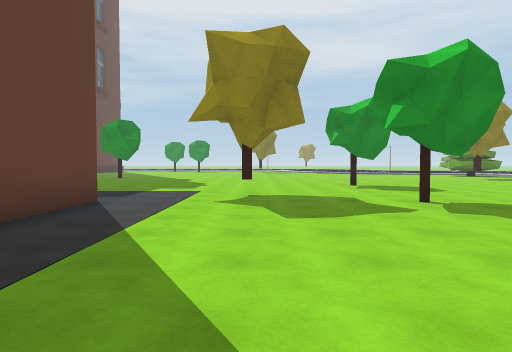
view 1 (above)

24 first-person views from a walk through a scene from a Unity 3-D project. The camera is 1.4 m above the floor, tilts 2° down and sees 75° across. The floor is counted in squares, 2 m on a side. Each view is taken from the middle of a square. On the plan, view 1 faces up. The plan holds only what a view shows up to about 10 squares ahead; the rest is blank. The place goes on beyond the plan.

view 2
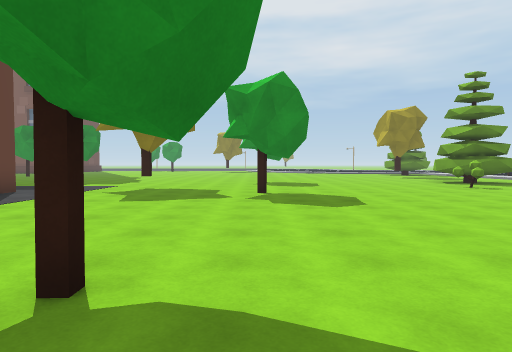

view 3
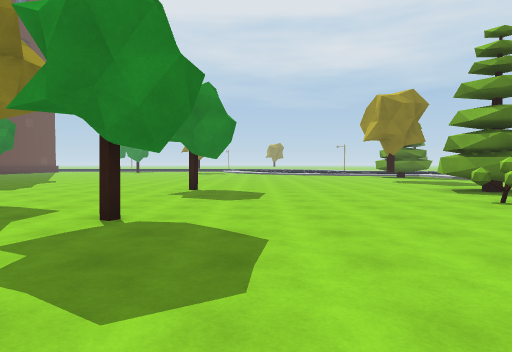

view 4
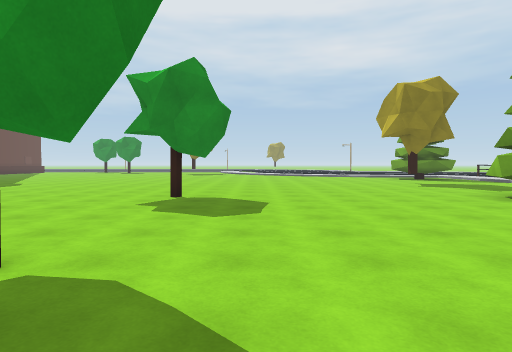

view 5
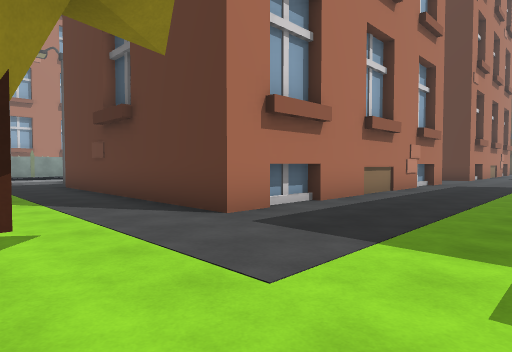

view 6
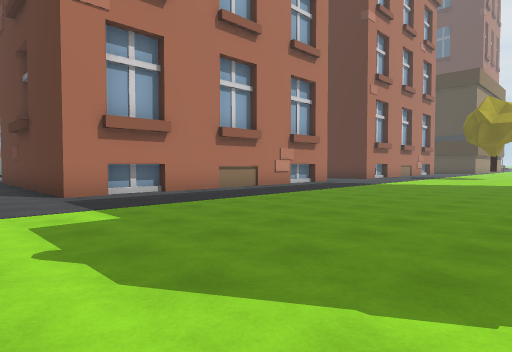

view 7
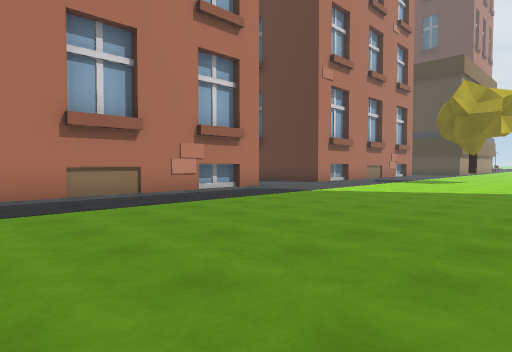

view 8
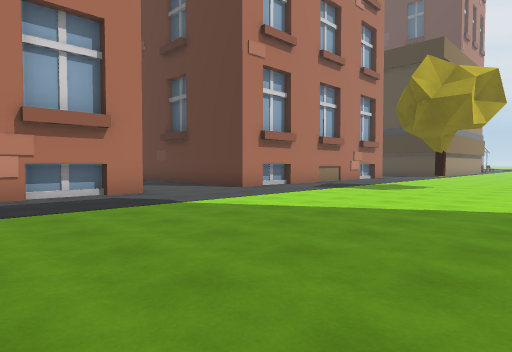

view 9
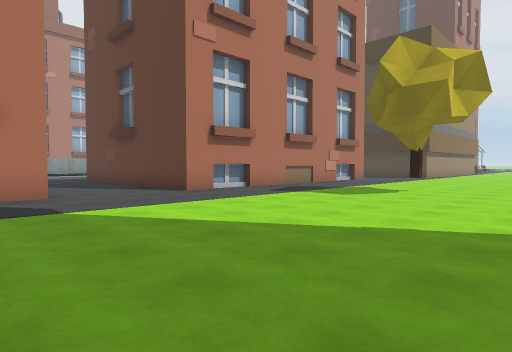

view 10
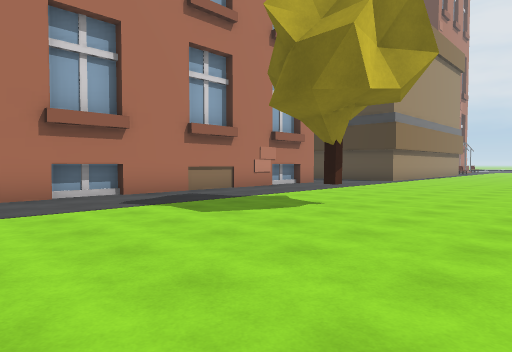

view 11
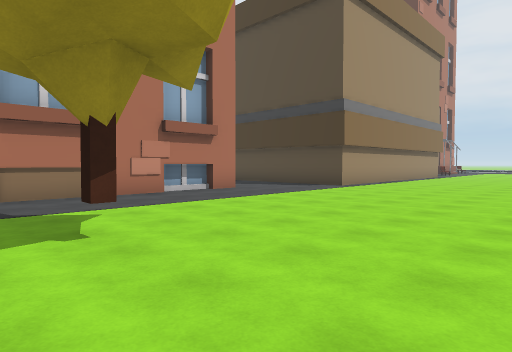

view 12
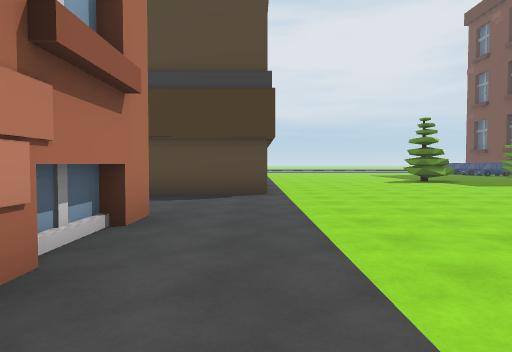

view 13
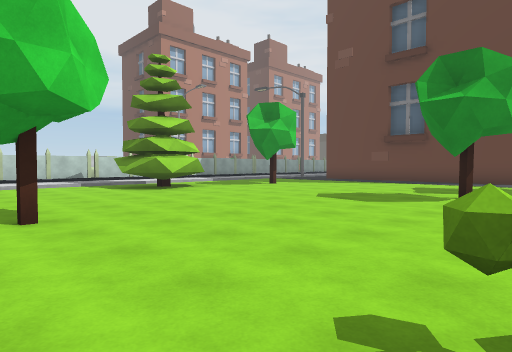

view 14
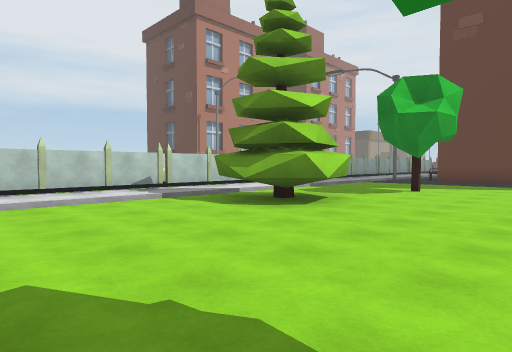

view 15
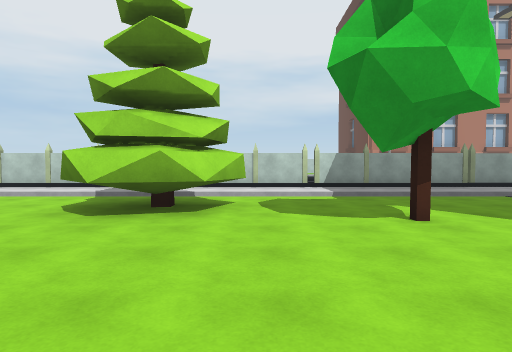

view 16
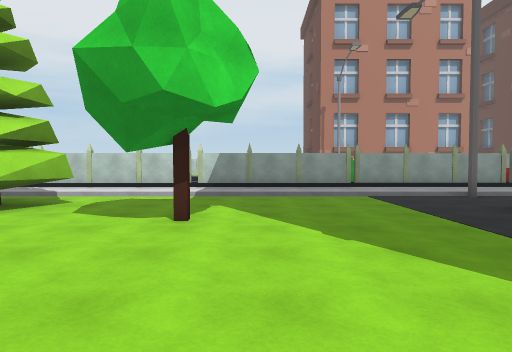

view 17
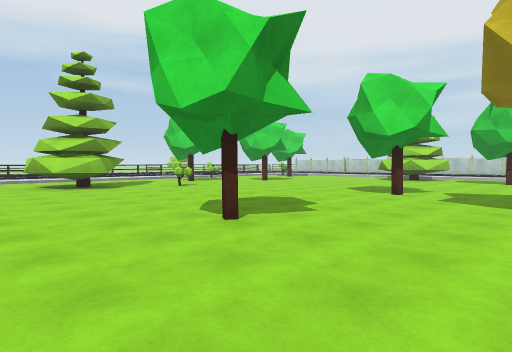

view 18
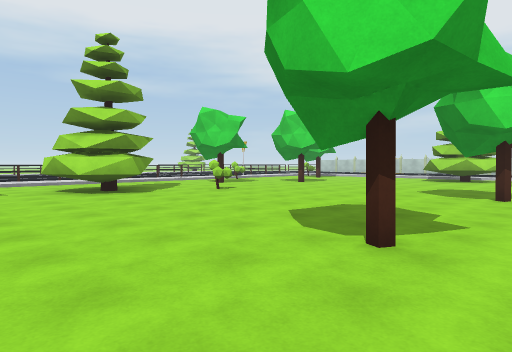

view 19
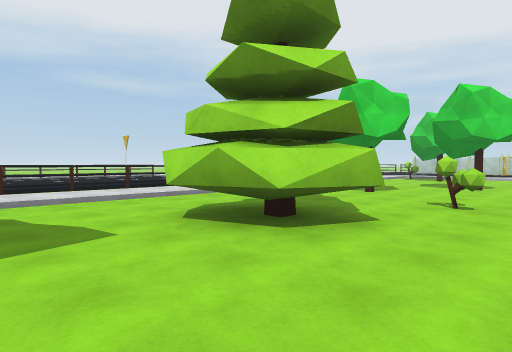

view 20
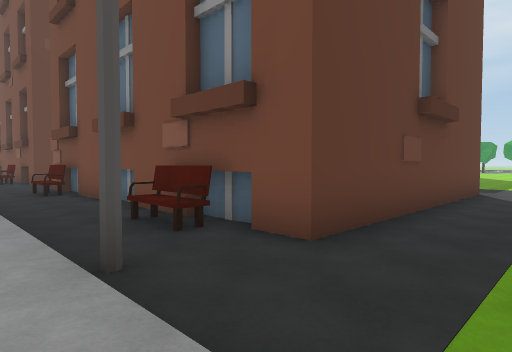

view 21
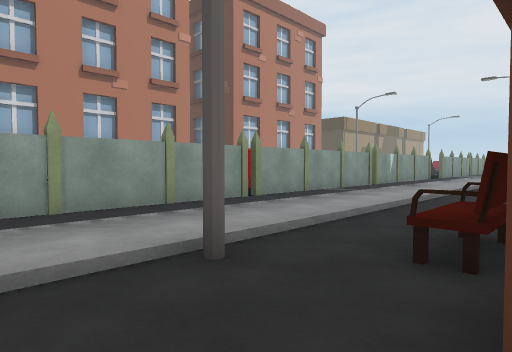

view 22
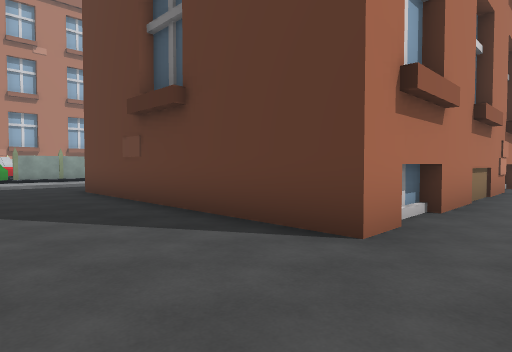

view 23
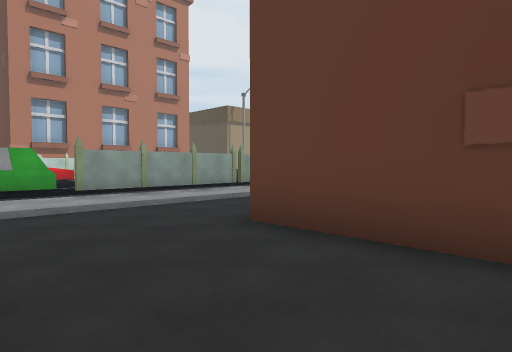

view 24
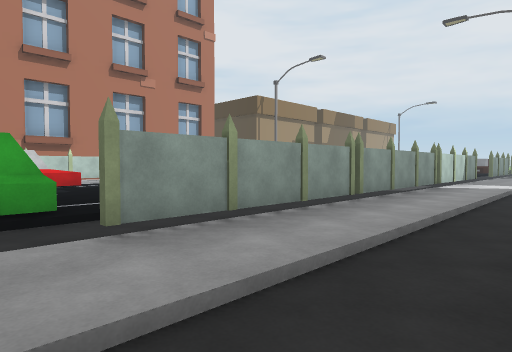

### Floor plan
Key: @ floor where view 1 was taken; # wall or solid block; x gap in a wall; . main floor; : floor 0.25 m higher than the main floor; / step, stairs or slope; ^ raised ledge; T tree; H house; I thing the floor can be seen under or through; B bench.
Columns run from 29 left of view 1 to 11 right of it. Each row starts with its distance up from view 1.
 14       ...................................
 13 .........................................
 12 ........................................T
 11 .........T......................T......TT
 10 .......................................TT
  9 .........................................
  8 H............................T........TT.
  7 #........................................
  6 #...##########...#######H##.....T........
  5 #            #...         #..............
  4              #...         #..............
  3              #..          #............T.
  2              #...         #..............
  1              #...         #..............
  0              #...         #..@.T...T.....
 -1              #...##########.......TTT....
 -2              .....B.....B........TTTT...
 -3      .....................#........T....
 -4     ::::::::::::::::::::::::::::::::::::
 -5     ##x#II/III//###xIIIIIIII####x########
 -6      ...........  .........         ....
 -7              :##     #
 -8              ::
 -9              :
-10             ::
-11             ::
-12             ^#

Positions as (right, up) in squares from view 1, and headings:
1: (0, 0), facing up
2: (3, -2), facing up
3: (5, 2), facing up
4: (5, 4), facing up
5: (0, 10), facing down-left
6: (-1, 14), facing down-left
7: (-5, 14), facing down-left
8: (-9, 14), facing down-left
9: (-11, 14), facing down-left
10: (-15, 14), facing down-left
11: (-19, 14), facing down-left
12: (-21, 8), facing left
13: (11, 8), facing down-left
14: (11, 3), facing down-left
15: (4, 4), facing down
16: (1, 4), facing down
17: (0, 14), facing down-right
18: (2, 14), facing down-right
19: (8, 14), facing down-right
20: (-1, -4), facing up-left
21: (-2, -1), facing down-left
22: (-13, 8), facing down-left
23: (-13, 2), facing down-left
24: (-14, -2), facing down-left
